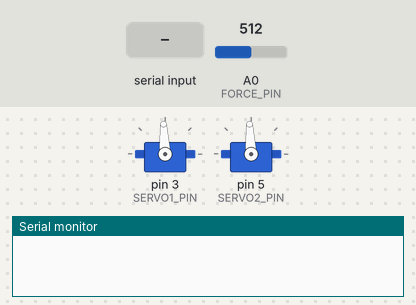
The sketch below on a simulated Arduino Uno, built with avr-gcc and run on an emulated ATmega328P. Shown: 2 × servo, the last lines printed to the serial monitor. Inputs (shaded band) come from the test bench; at power-on: A0 (FORCE_PIN) = 512.

Above: at 1.2 s.
1.3 s: "90,45,200\n" received over Serial
At 2.8 s:
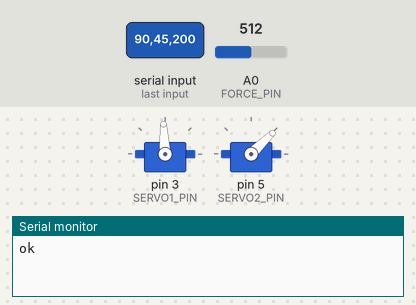
3.2 s: "F,45\n" received over Serial
At 4.7 s:
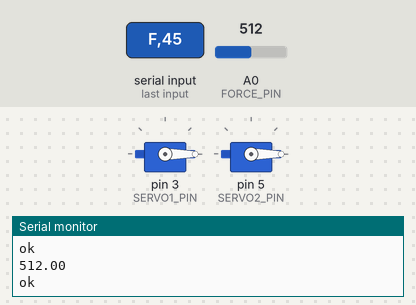
5.7 s: "30,150,10\n" received over Serial
At 8.4 s:
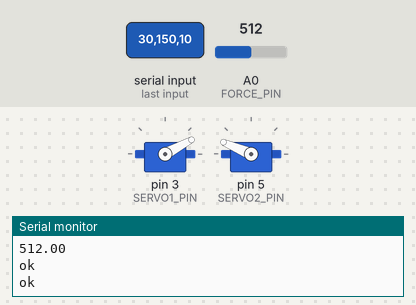
8.7 s: "90,45\n" received over Serial
At 9.21 s:
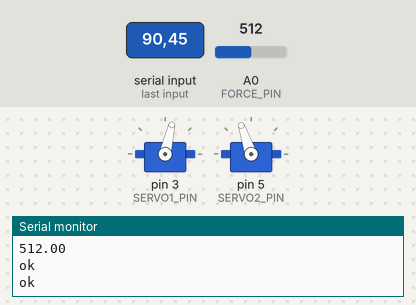
10.8 s: "30,150\n" received over Serial
At 11.31 s:
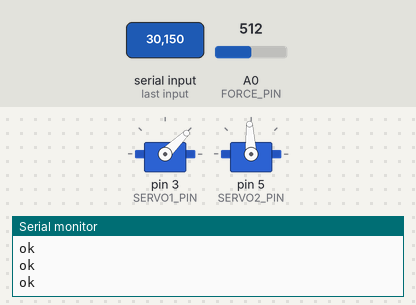
13.2 s: "1\n" received over Serial
At 13.76 s:
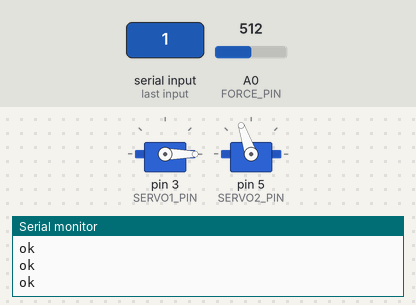
Timing chart, 0 to 16.3 s (numbered marks = the images above; inputs shaded):
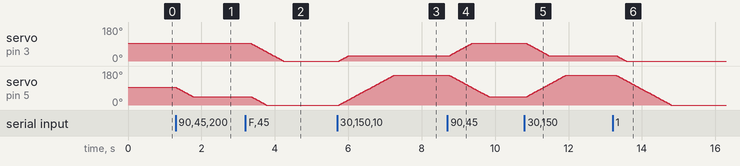

Measured:
- after the input at 1.3 s, servo on pin 5 (SERVO2_PIN): moves from 93° to 44° over 0.45 s, starting at once
- after the input at 3.2 s, servo on pin 3 (SERVO1_PIN): moves from 93° to 0° over 0.87 s, starting after 0.16 s; servo on pin 5 (SERVO2_PIN): moves from 44° to 0° over 0.41 s, starting after 0.16 s
- after the input at 5.7 s, servo on pin 3 (SERVO1_PIN): moves from 0° to 28° over 0.27 s, starting after 0.05 s; servo on pin 5 (SERVO2_PIN): moves from 0° to 157° over 1.5 s, starting after 0.05 s
- after the input at 8.7 s, servo on pin 3 (SERVO1_PIN): moves from 28° to 93° over 0.61 s, starting after 0.06 s; servo on pin 5 (SERVO2_PIN): moves from 157° to 44° over 1.1 s, starting after 0.06 s
- after the input at 10.8 s, servo on pin 3 (SERVO1_PIN): moves from 93° to 28° over 0.61 s, starting after 0.06 s; servo on pin 5 (SERVO2_PIN): moves from 44° to 157° over 1.1 s, starting after 0.06 s
- after the input at 13.2 s, servo on pin 3 (SERVO1_PIN): moves from 28° to 0° over 0.27 s, starting after 0.11 s; servo on pin 5 (SERVO2_PIN): moves from 157° to 0° over 1.5 s, starting after 0.11 s

The sketch:

Arduino_code.ino
```cpp
#include <Servo.h>
#include <Stepper.h>

// ---------- Pins (from your schematic) ----------
const int SERVO1_PIN = 3;
const int SERVO2_PIN = 5;
const int FORCE_PIN  = A0;

Servo s1, s2;
Stepper pen(2048, 6, 8, 7, 9);          // IN1, IN3, IN2, IN4

// ---------- Settings to tune ----------
const int   PEN_DIR       = 1;          // 1 = positive steps lower the pen, -1 = reverse
const int   FORCE_TARGET  = 250;        // pressure to hold (ADC 0-1023)
const int   FORCE_CONTACT = 60;         // reading that means "pen touched paper"
const int   MAX_PEN_STEPS = 600;        // safety limit of pen travel
const float Kp = 0.02, Ki = 0.01, Kd = 0.0;
const int   MAX_STEP_PER_LOOP = 4;      // limits how fast the PID can move the pen
const int   DEADBAND      = 15;         // ignore small force errors
const float MAX_SERVO_STEP = 1.0;       // degrees per loop (smooth motion)
const int   LOOP_MS       = 10;

float cur1 = 90, cur2 = 90;
int   penPos = 0;                       // steps below the raised position
bool  penDown = false;
float integ = 0, lastErr = 0;
unsigned long lastT = 0;

float readForce() {
  long sum = 0;
  for (int i = 0; i < 4; i++) sum += analogRead(FORCE_PIN);
  return sum / 4.0;
}

void writeServo(Servo &s, float deg) {
  deg = constrain(deg, 0, 180);
  s.writeMicroseconds(500 + deg * (2000.0 / 180.0));
}

void stepPen(int steps) {               // steps > 0 means pen goes down
  pen.step(steps * PEN_DIR);
  penPos += steps;
}

void forcePID() {
  if (!penDown) return;
  unsigned long now = millis();
  float dt = (now - lastT) / 1000.0;
  if (dt <= 0) return;
  lastT = now;

  float err = FORCE_TARGET - readForce();      // positive: pressing too lightly
  if (abs(err) < DEADBAND) { lastErr = err; return; }

  integ += err * dt;
  integ = constrain(integ, -200, 200);         // anti-windup
  float d = (err - lastErr) / dt;
  lastErr = err;

  int steps = (int)(Kp * err + Ki * integ + Kd * d);
  steps = constrain(steps, -MAX_STEP_PER_LOOP, MAX_STEP_PER_LOOP);
  if (penPos + steps > MAX_PEN_STEPS) steps = MAX_PEN_STEPS - penPos;
  if (penPos + steps < 0)             steps = -penPos;
  if (steps != 0) stepPen(steps);
}

void lowerPen() {
  if (penDown) return;
  while (readForce() < FORCE_CONTACT && penPos < MAX_PEN_STEPS) stepPen(2);
  penDown = true;
  integ = 0; lastErr = 0; lastT = millis();
}

void raisePen() {
  penDown = false;
  while (penPos > 0) stepPen(-min(20, penPos));
}

void moveServos(float t1, float t2) {
  while (fabs(t1 - cur1) > 0.05 || fabs(t2 - cur2) > 0.05) {
    cur1 += constrain(t1 - cur1, -MAX_SERVO_STEP, MAX_SERVO_STEP);
    cur2 += constrain(t2 - cur2, -MAX_SERVO_STEP, MAX_SERVO_STEP);
    writeServo(s1, cur1);
    writeServo(s2, cur2);
    forcePID();                                // pressure stays controlled while moving
    delay(LOOP_MS);
  }
}

void setup() {
  Serial.begin(9600);
  Serial.setTimeout(50);
  s1.attach(SERVO1_PIN);
  s2.attach(SERVO2_PIN);
  writeServo(s1, cur1);
  writeServo(s2, cur2);
  pen.setSpeed(12);
}

void loop() {
  if (Serial.available()) {
    if (Serial.peek() == 'F') {                // calibration: type F to read the force
      Serial.read();
      while (Serial.available()) Serial.read();
      Serial.println(readForce());
      return;
    }
    float q1 = Serial.parseFloat();
    float q2 = Serial.parseFloat();
    int   p  = Serial.parseInt();
    while (Serial.available()) Serial.read();

    if (p == 1) lowerPen(); else raisePen();
    moveServos(q1, q2);
    Serial.println("ok");
  }
  forcePID();                                  // keeps pressure steady when idle
  delay(LOOP_MS);
}
```
